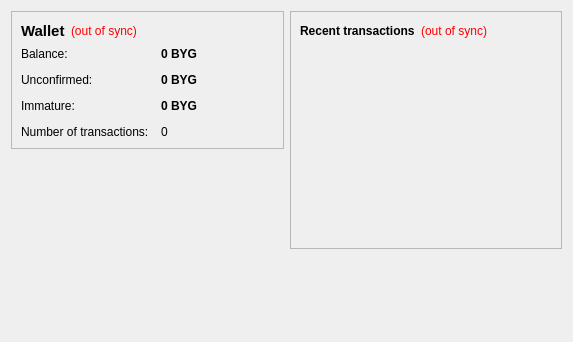
<?xml version="1.0" encoding="UTF-8"?>
<ui version="4.0">
 <class>OverviewPage</class>
 <widget class="QWidget" name="OverviewPage">
  <property name="geometry">
   <rect>
    <x>0</x>
    <y>0</y>
    <width>573</width>
    <height>342</height>
   </rect>
  </property>
  <property name="windowTitle">
   <string>Form</string>
  </property>
  <layout class="QHBoxLayout" name="horizontalLayout" stretch="1,1">
   <item>
    <layout class="QVBoxLayout" name="verticalLayout_2">
     <item>
      <widget class="QFrame" name="frame">
       <property name="frameShape">
        <enum>QFrame::StyledPanel</enum>
       </property>
       <property name="frameShadow">
        <enum>QFrame::Raised</enum>
       </property>
       <layout class="QVBoxLayout" name="verticalLayout_4">
        <item>
         <layout class="QHBoxLayout" name="horizontalLayout_4">
          <item>
           <widget class="QLabel" name="label_5">
            <property name="font">
             <font>
              <pointsize>11</pointsize>
              <weight>75</weight>
              <bold>true</bold>
             </font>
            </property>
            <property name="text">
             <string>Wallet</string>
            </property>
           </widget>
          </item>
          <item>
           <widget class="QLabel" name="labelWalletStatus">
            <property name="toolTip">
             <string>The displayed information may be out of date. Your wallet automatically synchronizes with the Bygon network after a connection is established, but this process has not completed yet.</string>
            </property>
            <property name="styleSheet">
             <string notr="true">QLabel { color: red; }</string>
            </property>
            <property name="text">
             <string notr="true">(out of sync)</string>
            </property>
            <property name="alignment">
             <set>Qt::AlignLeading|Qt::AlignLeft|Qt::AlignVCenter</set>
            </property>
           </widget>
          </item>
          <item>
           <spacer name="horizontalSpacer_2">
            <property name="orientation">
             <enum>Qt::Horizontal</enum>
            </property>
            <property name="sizeHint" stdset="0">
             <size>
              <width>40</width>
              <height>20</height>
             </size>
            </property>
           </spacer>
          </item>
         </layout>
        </item>
        <item>
         <layout class="QFormLayout" name="formLayout_2">
          <property name="fieldGrowthPolicy">
           <enum>QFormLayout::AllNonFixedFieldsGrow</enum>
          </property>
          <property name="horizontalSpacing">
           <number>12</number>
          </property>
          <property name="verticalSpacing">
           <number>12</number>
          </property>
          <item row="0" column="0">
           <widget class="QLabel" name="label">
            <property name="text">
             <string>Balance:</string>
            </property>
           </widget>
          </item>
          <item row="0" column="1">
           <widget class="QLabel" name="labelBalance">
            <property name="font">
             <font>
              <weight>75</weight>
              <bold>true</bold>
             </font>
            </property>
            <property name="cursor">
             <cursorShape>IBeamCursor</cursorShape>
            </property>
            <property name="toolTip">
             <string>Your current balance</string>
            </property>
            <property name="text">
             <string notr="true">0 BYG</string>
            </property>
            <property name="textInteractionFlags">
             <set>Qt::LinksAccessibleByMouse|Qt::TextSelectableByKeyboard|Qt::TextSelectableByMouse</set>
            </property>
           </widget>
          </item>
          <item row="1" column="0">
           <widget class="QLabel" name="label_3">
            <property name="text">
             <string>Unconfirmed:</string>
            </property>
           </widget>
          </item>
          <item row="1" column="1">
           <widget class="QLabel" name="labelUnconfirmed">
            <property name="font">
             <font>
              <weight>75</weight>
              <bold>true</bold>
             </font>
            </property>
            <property name="cursor">
             <cursorShape>IBeamCursor</cursorShape>
            </property>
            <property name="toolTip">
             <string>Total of transactions that have yet to be confirmed, and do not yet count toward the current balance</string>
            </property>
            <property name="text">
             <string notr="true">0 BYG</string>
            </property>
            <property name="textInteractionFlags">
             <set>Qt::LinksAccessibleByMouse|Qt::TextSelectableByKeyboard|Qt::TextSelectableByMouse</set>
            </property>
           </widget>
          </item>
          <item row="3" column="0">
           <widget class="QLabel" name="label_2">
            <property name="text">
             <string>Number of transactions:</string>
            </property>
           </widget>
          </item>
          <item row="3" column="1">
           <widget class="QLabel" name="labelNumTransactions">
            <property name="toolTip">
             <string>Total number of transactions in wallet</string>
            </property>
            <property name="text">
             <string notr="true">0</string>
            </property>
           </widget>
          </item>
          <item row="2" column="0">
           <widget class="QLabel" name="labelImmatureText">
            <property name="text">
             <string>Immature:</string>
            </property>
           </widget>
          </item>
          <item row="2" column="1">
           <widget class="QLabel" name="labelImmature">
            <property name="font">
             <font>
              <weight>75</weight>
              <bold>true</bold>
             </font>
            </property>
            <property name="toolTip">
             <string>Mined balance that has not yet matured</string>
            </property>
            <property name="text">
             <string notr="true">0 BYG</string>
            </property>
            <property name="textInteractionFlags">
             <set>Qt::LinksAccessibleByMouse|Qt::TextSelectableByKeyboard|Qt::TextSelectableByMouse</set>
            </property>
           </widget>
          </item>
         </layout>
        </item>
       </layout>
      </widget>
     </item>
     <item>
      <spacer name="verticalSpacer">
       <property name="orientation">
        <enum>Qt::Vertical</enum>
       </property>
       <property name="sizeHint" stdset="0">
        <size>
         <width>20</width>
         <height>40</height>
        </size>
       </property>
      </spacer>
     </item>
    </layout>
   </item>
   <item>
    <layout class="QVBoxLayout" name="verticalLayout_3">
     <item>
      <widget class="QFrame" name="frame_2">
       <property name="frameShape">
        <enum>QFrame::StyledPanel</enum>
       </property>
       <property name="frameShadow">
        <enum>QFrame::Raised</enum>
       </property>
       <layout class="QVBoxLayout" name="verticalLayout">
        <item>
         <layout class="QHBoxLayout" name="horizontalLayout_2">
          <item>
           <widget class="QLabel" name="label_4">
            <property name="text">
             <string>&lt;b&gt;Recent transactions&lt;/b&gt;</string>
            </property>
           </widget>
          </item>
          <item>
           <widget class="QLabel" name="labelTransactionsStatus">
            <property name="toolTip">
             <string>The displayed information may be out of date. Your wallet automatically synchronizes with the Bygon network after a connection is established, but this process has not completed yet.</string>
            </property>
            <property name="styleSheet">
             <string notr="true">QLabel { color: red; }</string>
            </property>
            <property name="text">
             <string notr="true">(out of sync)</string>
            </property>
            <property name="alignment">
             <set>Qt::AlignRight|Qt::AlignTrailing|Qt::AlignVCenter</set>
            </property>
           </widget>
          </item>
          <item>
           <spacer name="horizontalSpacer">
            <property name="orientation">
             <enum>Qt::Horizontal</enum>
            </property>
            <property name="sizeHint" stdset="0">
             <size>
              <width>40</width>
              <height>20</height>
             </size>
            </property>
           </spacer>
          </item>
         </layout>
        </item>
        <item>
         <widget class="QListView" name="listTransactions">
          <property name="styleSheet">
           <string notr="true">QListView { background: transparent; }</string>
          </property>
          <property name="frameShape">
           <enum>QFrame::NoFrame</enum>
          </property>
          <property name="verticalScrollBarPolicy">
           <enum>Qt::ScrollBarAlwaysOff</enum>
          </property>
          <property name="horizontalScrollBarPolicy">
           <enum>Qt::ScrollBarAlwaysOff</enum>
          </property>
          <property name="selectionMode">
           <enum>QAbstractItemView::NoSelection</enum>
          </property>
         </widget>
        </item>
       </layout>
      </widget>
     </item>
     <item>
      <spacer name="verticalSpacer_2">
       <property name="orientation">
        <enum>Qt::Vertical</enum>
       </property>
       <property name="sizeHint" stdset="0">
        <size>
         <width>20</width>
         <height>40</height>
        </size>
       </property>
      </spacer>
     </item>
    </layout>
   </item>
  </layout>
 </widget>
 <resources/>
 <connections/>
</ui>
